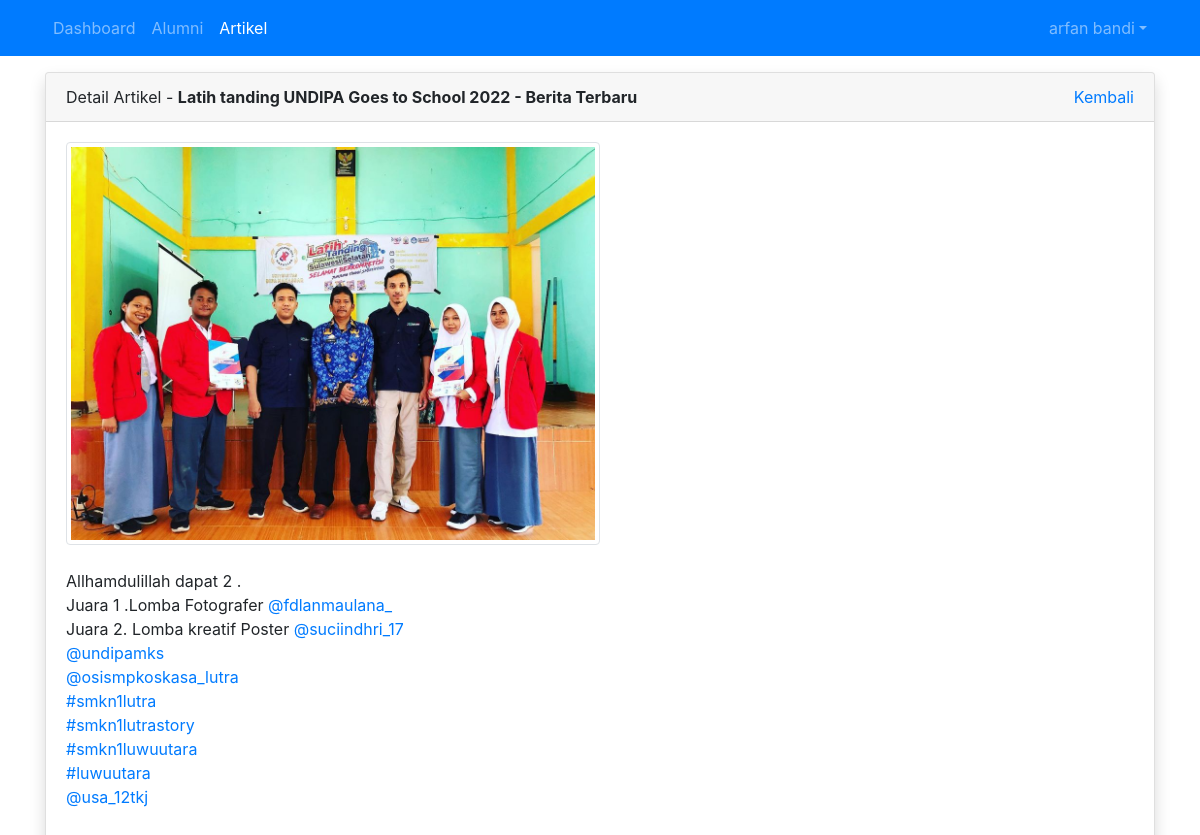
Screenshot of /operator/artikel/detail.php?id=21 (signed in) with the database file from the repository.
### tables this page shows
CREATE TABLE `tbl_artikel` (
  `id` int(11) NOT NULL,
  `judul` varchar(255) DEFAULT NULL,
  `isi` text,
  `tanggal` date DEFAULT NULL,
  `foto` varchar(100) DEFAULT NULL,
  `id_kategori` int(11) DEFAULT NULL
);

CREATE TABLE `tbl_kategori_artikel` (
  `id` int(11) NOT NULL,
  `nama_kategori` varchar(30) DEFAULT NULL
);

### operator/artikel/detail.php (the view, shortened to what this page needs)
<?php
require_once '../../koneksi.php';
$id = $_GET['id'];
$query = mysqli_query($koneksi, "SELECT tbl_artikel.*, tbl_kategori_artikel.nama_kategori FROM tbl_artikel INNER JOIN tbl_kategori_artikel ON tbl_artikel.id_kategori = tbl_kategori_artikel.id WHERE tbl_artikel.id = $id");
$row = mysqli_fetch_assoc($query);
?>
<!DOCTYPE html>
<html>
<head>
	<link rel="stylesheet" href="../../resources/datatables/datatables.min.css">
	<link rel="stylesheet" href="../../resources/css/bootstrap.min.css">
</head>
<body>
	<?php require_once '../navbar.php'; ?>
	<div class="container mt-3">
		<div class="row">
			<div class="col">
				<div class="card shadow">
					<div class="card-header">
						<div class="clearfix">
							<div class="float-left">
								Detail Artikel - <strong><?= $row['judul'] ?> - <?= $row['nama_kategori'] ?></strong>
							</div>
							<div class="float-right">
								<a href="index.php">Kembali</a>
							</div>
						</div>
					</div>
					<div class="card-body">
						<img src="../../images/artikel/<?= $row['foto'] ?>" alt="<?= $row['judul'] ?>" width="50%" class="img-thumbnail"><br><br>
						<?= $row['isi'] ?>
					</div>
				</div>
			</div>
		</div>
	</div>
</body>
</html>

### rows the page displays
tbl_artikel: judul "Latih tanding UNDIPA Goes to School 2022", tbl_kategori_artikel.nama_kategori "Berita Terbaru", foto (picture), isi "Allhamdulillah dapat 2 . Juara 1 .Lomba Fotografer @fdlanmaulana_ Juara 2. Lomba kreatif Poster @suciindhri_17 @undipamks @osismpkoskasa_lutra #smkn1lutra #smkn1lutrastory #smkn1luwuutara #luwuutara @usa_12tkj"

### other values shown
$_SESSION['nama'] "arfan bandi"
